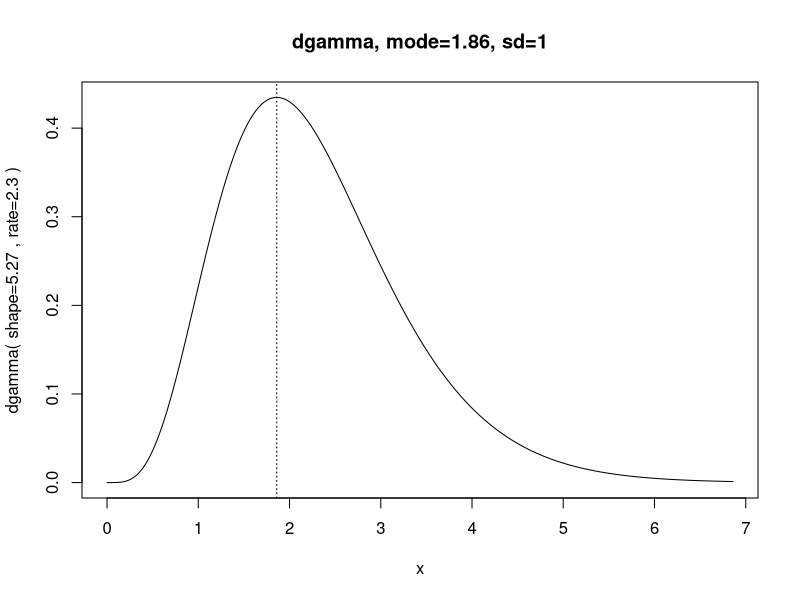
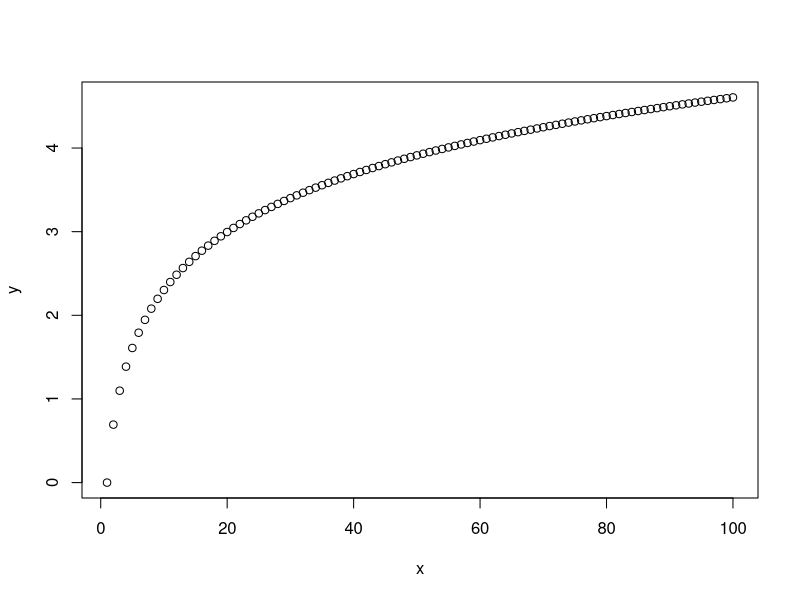
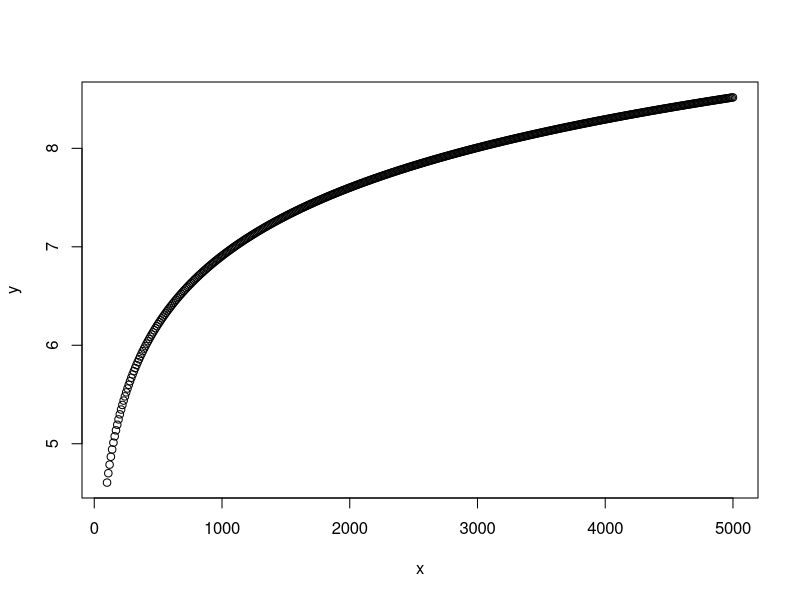

The R source for these figures, in order:
# http://doingbayesiandataanalysis.blogspot.ca/2012/01/parameterizing-gamma-distribution-by.html

# Specify desired mode and sd of gamma distribution:
mode = 1.86
sd = 1

# Here are the corresponding rate and shape parameter values:
ra = ( mode + sqrt( mode^2 + 4*sd^2 ) ) / ( 2 * sd^2 )
sh = 1 + mode * ra 

show(sh)
show(ra)

# Graph it:
x = seq(0,mode+5*sd,len=1001)
plot( x , dgamma( x , shape=sh , rate=ra ) , type="l" , 
      main=paste("dgamma, mode=",mode,", sd=",sd,sep="") ,
      ylab=paste("dgamma( shape=",signif(sh,3)," , rate=",signif(ra,3)," )",
                 sep="") )
abline( v=mode , lty="dotted" )



x <- seq(1, 100, 1)
y <- log(x)
plot(x, y)


x <- seq(100, 5000, 10)
y <- log(x)
plot(x, y)
